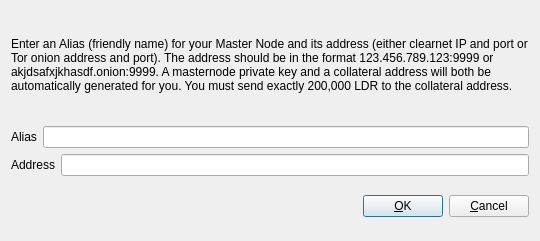
<?xml version="1.0" encoding="UTF-8"?>
<ui version="4.0">
 <class>AddEditAdrenalineNode</class>
 <widget class="QDialog" name="AddEditAdrenalineNode">
  <property name="geometry">
   <rect>
    <x>0</x>
    <y>0</y>
    <width>540</width>
    <height>241</height>
   </rect>
  </property>
  <property name="windowTitle">
   <string>Add/Edit Leduro Node</string>
  </property>
  <property name="modal">
   <bool>true</bool>
  </property>
  <layout class="QVBoxLayout" name="verticalLayout">
   <item>
    <layout class="QVBoxLayout" name="verticalLayout_2">
     <property name="topMargin">
      <number>0</number>
     </property>
     <property name="bottomMargin">
      <number>0</number>
     </property>
     <item>
      <widget class="QLabel" name="label_3">
       <property name="sizePolicy">
        <sizepolicy hsizetype="Preferred" vsizetype="Expanding">
         <horstretch>0</horstretch>
         <verstretch>0</verstretch>
        </sizepolicy>
       </property>
       <property name="text">
        <string>&lt;html&gt;&lt;head/&gt;&lt;body&gt;&lt;p&gt;Enter an Alias (friendly name) for your Master Node and its address (either clearnet IP and port or Tor onion address and port).  The address should be in the format 123.456.789.123:9999 or akjdsafxjkhasdf.onion:9999.  A masternode private key and a collateral address will both be automatically generated for you.  You must send exactly 200,000 LDR to the collateral address.&lt;/p&gt;&lt;/body&gt;&lt;/html&gt;</string>
       </property>
       <property name="wordWrap">
        <bool>true</bool>
       </property>
      </widget>
     </item>
     <item>
      <layout class="QHBoxLayout" name="horizontalLayout">
       <property name="bottomMargin">
        <number>0</number>
       </property>
       <item>
        <widget class="QLabel" name="label">
         <property name="text">
          <string>Alias</string>
         </property>
        </widget>
       </item>
       <item>
        <widget class="QLineEdit" name="aliasLineEdit"/>
       </item>
      </layout>
     </item>
     <item>
      <layout class="QHBoxLayout" name="horizontalLayout_2">
       <property name="bottomMargin">
        <number>0</number>
       </property>
       <item>
        <widget class="QLabel" name="label_2">
         <property name="text">
          <string>Address</string>
         </property>
        </widget>
       </item>
       <item>
        <widget class="QLineEdit" name="addressLineEdit"/>
       </item>
      </layout>
     </item>
     <item>
      <layout class="QHBoxLayout" name="horizontalLayout_3">
       <property name="bottomMargin">
        <number>0</number>
       </property>
      </layout>
     </item>
    </layout>
   </item>
   <item>
    <layout class="QHBoxLayout" name="horizontalLayout_Buttons">
     <item>
      <spacer name="horizontalSpacer_1">
       <property name="orientation">
        <enum>Qt::Horizontal</enum>
       </property>
       <property name="sizeHint" stdset="0">
        <size>
         <width>40</width>
         <height>48</height>
        </size>
       </property>
      </spacer>
     </item>
     <item>
      <widget class="QLabel" name="statusLabel">
       <property name="font">
        <font>
         <weight>75</weight>
         <bold>true</bold>
        </font>
       </property>
       <property name="text">
        <string/>
       </property>
       <property name="textFormat">
        <enum>Qt::PlainText</enum>
       </property>
       <property name="wordWrap">
        <bool>true</bool>
       </property>
      </widget>
     </item>
     <item>
      <spacer name="horizontalSpacer_2">
       <property name="orientation">
        <enum>Qt::Horizontal</enum>
       </property>
       <property name="sizeHint" stdset="0">
        <size>
         <width>40</width>
         <height>48</height>
        </size>
       </property>
      </spacer>
     </item>
     <item>
      <widget class="QPushButton" name="okButton">
       <property name="text">
        <string>&amp;OK</string>
       </property>
      </widget>
     </item>
     <item>
      <widget class="QPushButton" name="cancelButton">
       <property name="text">
        <string>&amp;Cancel</string>
       </property>
       <property name="autoDefault">
        <bool>false</bool>
       </property>
      </widget>
     </item>
    </layout>
   </item>
  </layout>
 </widget>
 <resources/>
 <connections/>
</ui>
